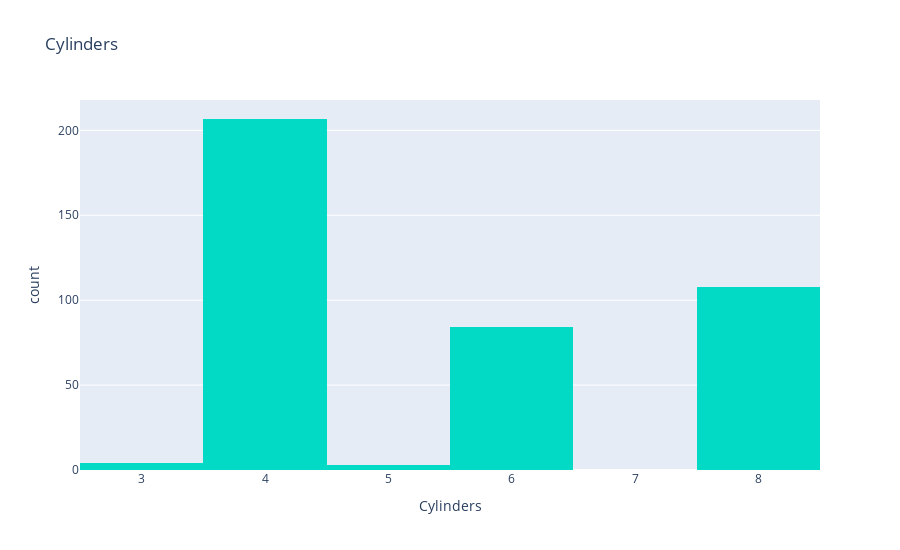

Here is the notebook cell this chart was saved with:
### Code cell
F= px.histogram(df, x=df.Cylinders, title='Cylinders', height=550, color_discrete_sequence=['#03DAC5'],  )
F.show()

### Figure 1 — Plotly figure (JSON) as saved in the notebook; plotly's stock layout.template omitted (floating-point values rounded to 4 significant figures; data arrays with more than 128 entries replaced by an {"elided": "..."} marker saying what was removed)
{"data": [{"alignmentgroup": "True", "bingroup": "x", "hovertemplate": "Cylinders=%{x}<br>count=%{y}<extra></extra>", "legendgroup": "", "marker": {"color": "#03DAC5", "pattern": {"shape": ""}}, "name": "", "offsetgroup": "", "orientation": "v", "showlegend": false, "type": "histogram", "x": {"elided": "406 int values"}, "xaxis": "x", "yaxis": "y"}], "layout": {"barmode": "relative", "height": 550, "legend": {"tracegroupgap": 0}, "title": {"text": "Cylinders"}, "xaxis": {"anchor": "y", "domain": [0, 1], "title": {"text": "Cylinders"}}, "yaxis": {"anchor": "x", "domain": [0, 1], "title": {"text": "count"}}}}
